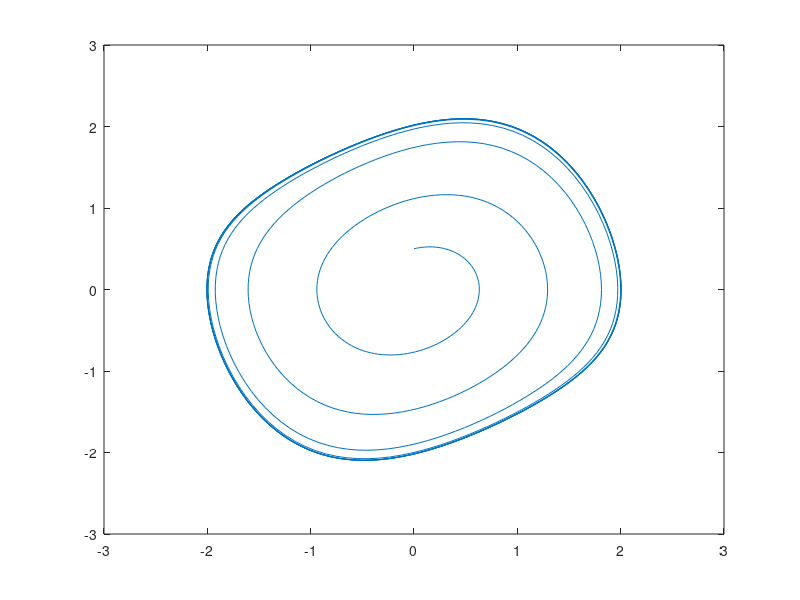

Write the MATLAB code that produced this figure.
%%%%%%%%%%%%%%%%%%%%%%%%%
% systeme :
%
% x'=y
% y'=eps(1-x2)y-x
%
%%%%%%%%%%%%%%%%%%%%%%%%%

%%%%%%%%%%%%%%%%%%%%
max=1000;
nbit=50;
X=zeros(1,max);
Y=zeros(1,max);
%
% Cond Init
%
X(1)=0;
Y(1)=0.5;
epsi=0.3;
h=0.001;

%%%%%%%%%%%%%%%%%%%%%%%%%
% Euler
%%%%%%%%%%%%%%%%%%%%%%%%%
% x'=y
% y'=eps(1-x2)y+x
%
for i=1:max+1
y0=Y(i);
x0=X(i);
     for j=1:nbit
          x1=x0+h*    y0 ;
          y1=y0+h*    (epsi*(1-x0*x0)*y0)  -h*x0 ;
          x0=x1;
          y0=y1;
     end;
     Y(i+1)=y1;
     X(i+1)=x1;
end;
     
%%%%%%%%%%%%%%%%%%%%%%%%%%

plot(X,Y)




%print -deps pol03i.eps
